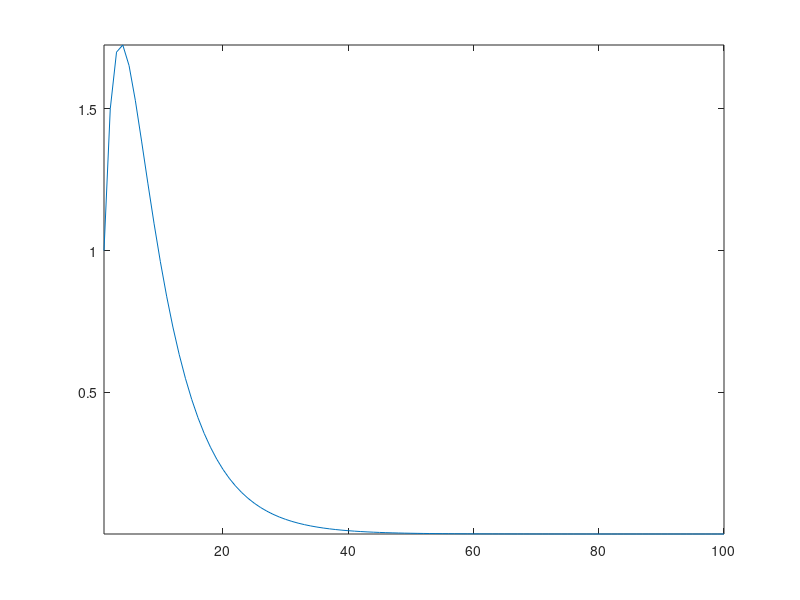

Write MATLAB code to recreate this figure.
function AR2 = simar2(rho1,rho2,nSteps,SmallNumber)

% simar2
%
% Simulate AR(2) IRF.
%
% Usage: 
%
%   AR2 = simar2(rho1,rho2)
%   ... = simar2(rho1,rho2,nSteps)
%   ... = simar2(rho1,rho2,nSteps,SmallNumber)
%
% If no arguments are given then a default example is used.
%
% ..............................................................................
%
% Created: January 5, 2014 by Vasco Curdia
%
% Copyright 2014 by Vasco Curdia

%% -----------------------------------------------------------------------------

%% Options

if nargin<1, rho1 = 1.5; end
if nargin<2, rho2 = -0.55; end
if ~exist('nSteps','var') || isempty(nSteps), nSteps = 100; end
if ~exist('SmallNumber','var') || isempty(SmallNumber), SmallNumber = 1e-2; end

%% Make IRF

tid = 1:nSteps;
x = zeros(1,nSteps);

x(1) = 1;
x(2) = rho1*x(1);
for t=3:nSteps
  x(t) = rho1*x(t-1) + rho2*x(t-2);
end

%% Plot
plot(tid,x)
axis tight

%% Store results
AR2.rho1 = rho1;
AR2.rho2 = rho2;
[AR2.Max,AR2.tMax] = max(x);
AR2.Halflife = find((x./AR2.Max)>=0.5,1,'last');
AR2.End = find((x./AR2.Max)>=SmallNumber,1,'last');

%% -----------------------------------------------------------------------------
